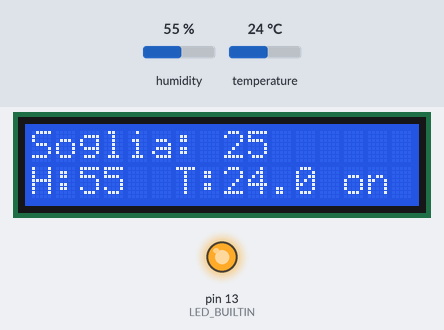
Bench run of a sketch on a simulated Arduino Uno, built with avr-gcc and run on an emulated ATmega328P. Shown: 16×2 character LCD, output pins drawn as LEDs (lit = HIGH). The test bench sets the inputs (shaded band); at power-on: temperature 24 °C, humidity 55 %.

Above: at 1.2 s.
1.3 s: temperature set to 27 °C
At 3.8 s:
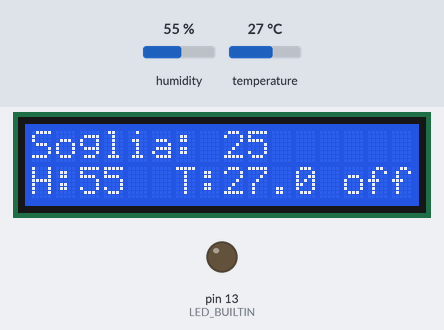
4.7 s: humidity set to 22 %
At 5.8 s:
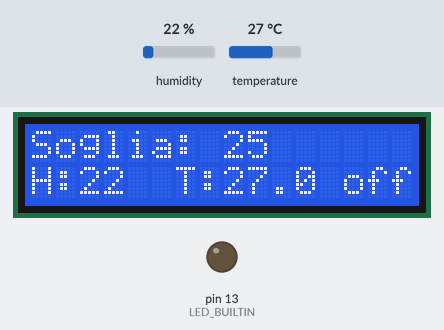
8.1 s: humidity set to 40 %
At 11.2 s:
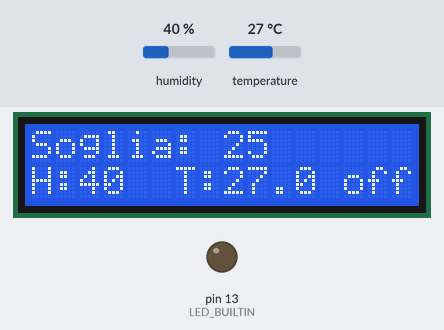
12.0 s: temperature set to 12 °C
At 14.5 s:
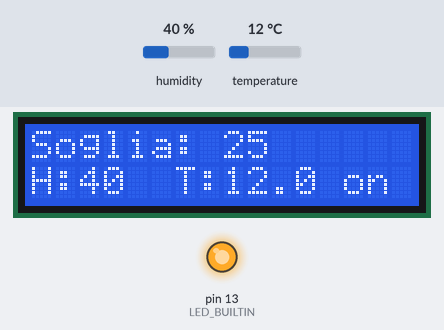
Timing chart, 0 to 16.0 s (numbered marks = the images above; inputs shaded):
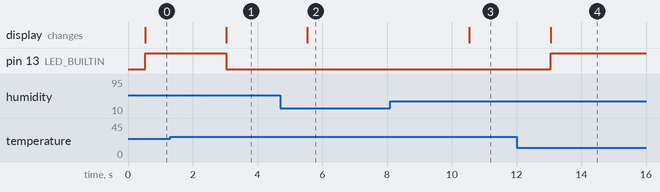

Measured:
- the behaviour switches between 25 and 26 °C on temperature (found by bisection; images 0 and 1)
- after the input at 1.3 s, pin 13 (LED_BUILTIN): HIGH → LOW after 1.7 s; the display: changes after 1.7 s (image 1)
- after the input at 4.7 s, the display: changes after 0.84 s (image 2)
- after the input at 8.1 s, the display: changes after 2.4 s (image 3)
- after the input at 12.0 s, pin 13 (LED_BUILTIN): LOW → HIGH after 1.1 s; the display: changes after 1.1 s (image 4)

The sketch:

LCDtermostato.ino
```cpp
#define soglia 25
#define isteresi 1.0

// include the library code:
#include <LiquidCrystal.h>

#include "DHT.h"

#define DHTPIN 2     // Digital pin connected to the DHT sensor
// Feather HUZZAH ESP8266 note: use pins 3, 4, 5, 12, 13 or 14 --
// Pin 15 can work but DHT must be disconnected during program upload.

// Uncomment whatever type you're using!
#define DHTTYPE DHT11   // DHT 11
//#define DHTTYPE DHT22   // DHT 22  (AM2302), AM2321
//#define DHTTYPE DHT21   // DHT 21 (AM2301)

// Initialize DHT sensor.
// Note that older versions of this library took an optional third parameter to
// tweak the timings for faster processors.  This parameter is no longer needed
// as the current DHT reading algorithm adjusts itself to work on faster procs.
DHT dht(DHTPIN, DHTTYPE);

// initialize the library with the numbers of the interface pins
LiquidCrystal lcd(7, 8, 9, 10, 11, 12);

unsigned long tempo;

void setup() {
  // set up the LCD's number of columns and rows:
  lcd.begin(16, 2);
  //Serial.begin(9600);
  //Serial.println(soglia -(isteresi / 2));
  //Serial.print("umidita'");
  //Serial.print("\t");
  //Serial.println("temperatura");
  //Serial.println(F("DHTxx test!"));
  lcd.setCursor(0, 0);
  lcd.print("Soglia: ");
  lcd.setCursor(13, 1);
  lcd.print("off ");
  dht.begin();
  pinMode(LED_BUILTIN, OUTPUT);
  digitalWrite(LED_BUILTIN, LOW);
}

void loop() {
  // set the cursor to column 0, line 1
  // (note: line 1 is the second row, since counting begins with 0):
  // Print a message to the LCD.

  // print the number of seconds since reset:
  //lcd.print(millis() / 1000);

  if ((millis() - tempo) > 500) {
    tempo = millis();
    lcd.setCursor(0, 1);
    // Reading temperature or humidity takes about 250 milliseconds!
    // Sensor readings may also be up to 2 seconds 'old' (its a very slow sensor)
    int h = dht.readHumidity();
    // Read temperature as Celsius (the default)
    float t = dht.readTemperature();
    lcd.print("H:");
    lcd.print(h);
    lcd.setCursor(6, 1);
    lcd.print("T:");
    lcd.print(t, 1);
    lcd.setCursor(13, 1);
    if ( t > ( soglia + (isteresi / 2) )) {
      lcd.print("off ");
      digitalWrite(LED_BUILTIN, LOW);
    } else if ( t < ( soglia - (isteresi / 2)) ) {
      lcd.print("on ");
      digitalWrite(LED_BUILTIN, HIGH);
    }
    lcd.setCursor(8,0);
      lcd.print(soglia);
    //Serial.print(h);
    //Serial.print("\t");
    //Serial.println(t);
  }
}
```
